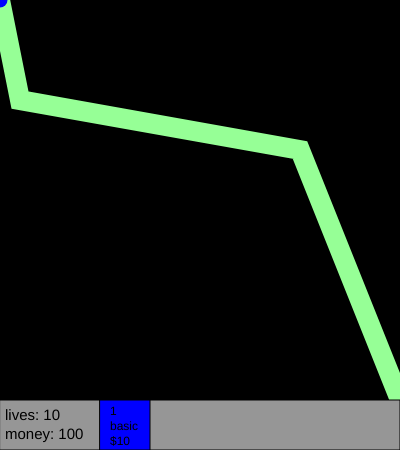
Frame 1 (no input)
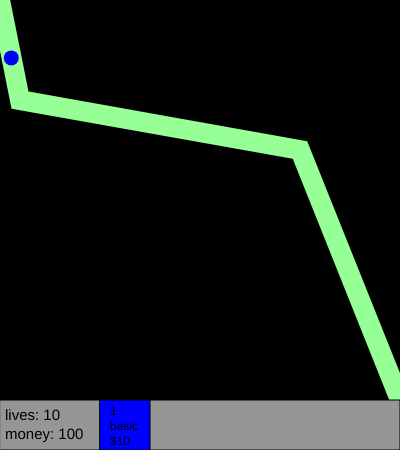
Frame 60 (no input)
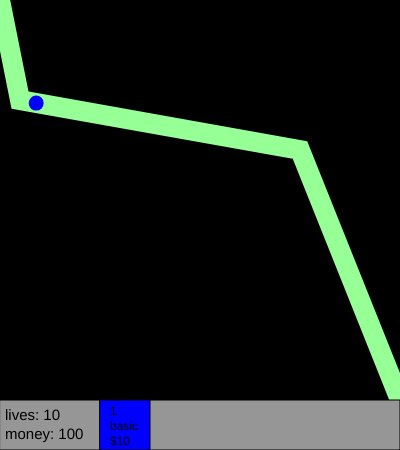
Frame 120 (the mouse pressed at the canvas centre since frame 60)

The p5.js sketch that drew these frames (run headless with seeded random() and noise() and a simulated clock; from frame 60 on, the mouse is pressed at the canvas centre):

// p5.js sketch
// ── sketch.js
/*
TODO:
figure out how to get map vectors to correspond with enemy movements
towers shoot
*/
var canv, ctx;
var enemy = [];
var baseHealth = 10, 
    money = 100,
    towers = [],
    shots = [];


var cMap = maps[0]; //this will be random later

function keyTyped(){
    switch(key){
        case '1':
            defense(0);
            break;
    }
}

function setup() {
    createCanvas(400, 450);
    canv = document.getElementById('defaultCanvas0');
    ctx = canv.getContext('2d');
    enemy.push(new Enemy(1));
}

function draw() {
    background(0);
    
    //draw map
    push();
    noFill();
    strokeWeight(20);
    stroke(150, 255,150);
    beginShape();
    for(let i = 0; i < cMap.length; i++){
        vertex(cMap[i][0], cMap[i][1]);
    }
    endShape();
    pop();
    
    //store
    push();
    fill(150);
    rect(0, 400, 400, 50);
    //text
    fill(0);
    textSize(15);
    text(`lives: ${baseHealth}\nmoney: ${money}`, 5, 420);
    pop();
    //towers
    fill(0, 0, 255);
    rect(100, 400, 50, 50);
    fill(0);
    text('1\nbasic\n$10', 110, 415);
    
    //towers
    for(let i = 0; i < towers.length; i++){
        let obj = towers[i];
        //draw
        push();
        if(obj.name == 'basic'){
        fill(0, 0, 255);
        circle(obj.x, obj.y, 20);
        }
        
        pop();
        
        //shoot
        shoot(towers[i].x, towers[i].y, towers[i].damage, towers[i].fireRate);
    }
    //render shots
    for(let i = 0; i < shots.length; i++){
        fill(255, 0, 0);
        circle(shots[i].x, shots[i].y, 5);
    }
    
    //calls the enemy function 'render()'
    for(let i = 0; i < enemy.length; i++){
        enemy[i].render();
        
        if(enemy[i].decay){
        
        }
        
        if (enemy[i].pos.x > 400){
        baseHealth -= 1;

        //resets enemy
        enemy[i].pos.x = 0;
        enemy[i].pos.y = 0;
        }
    }
}

function shoot(x, y, damage, fireRate){
    //find nearest enemy
  
    //spawn thw shot
}
function colorCollision(r, g, b){
    //some magic that checks for placement collisions
    let data = ctx.getImageData(mouseX - 10, mouseY - 10, 20, 20).data;
    for(let i = 0; i < data.length; i += 4){
        if(
            data[i] != r ||
            data[i + 1] != g ||
            data[i + 2] != b
        ){
            return false;
        }
    }
    return true;
    
}
function defense (/**@type{number}*/def){ //creates defenses
    let colliding = colorCollision(0, 0, 0);
    if(colliding && money >= defenses[def].price){
        let d = {
            name: defenses[def].name,
            damage: defenses[def].damage,
            fireRate: defenses[def].fireRate,
            x: mouseX,
            y: mouseY
        }
        towers.push(d);
        money -= defenses[def].price;
    }
}

class Enemy {
    constructor(p) {
        //this is the position of the enemy
        this.pos = createVector(0, 0);
        this.name = enemies[p - 1].name;
        this.p = enemies[p - 1].p;
        this.decay = enemies[p - 1].decay;
        this.decayTime = enemies[p - 1].decayTime;

        //these create vectors from an angle
        this.section1 = p5.Vector.fromAngle(radians(79));
        this.section2 = p5.Vector.fromAngle(radians(10));
        this.section3 = p5.Vector.fromAngle(radians(68.3));

        //this is the function that draws the enemy
        this.render = function () {
            push();
            //this is how the enemy moves
            translate(this.pos);
            //this is the enemy
            noStroke();
            fill(0, 0, 255);
            circle(0, 0, 15);
            pop();
            //this section says what vector should be moving on, so for if its past the 1st section it does section2, if it is past section2 is does section3, if it is in neither of those sections it does section1
            if (this.pos.x >= 19.4 && this.pos.x <= 299.4) { //these need to change depending on the map
                this.pos.add(this.section2);
            } else if (this.pos.x >= 299.4) {
                this.pos.add(this.section3);
            } else {
                this.pos.add(this.section1);
            }
        };
    }
}
// ── elements.js
const enemies = [
    {
      name: 'H',
      p: 1,
      decay: false,
      decayTime: 0
    },
    {
      name: 'He',
      p: 2,
      decay: true,
      decayTime: 0
    },
    {
      name: 'Li',
      p: 3,
      decay: false,
      decayTime: 0
    },
    {
      name: 'Be',
      p: 4,
      decay: false,
      decayTime: 0
    },
    {
      name: 'B',
      p: 5,
      decay: false,
      decayTime: 0
    },
    {
      name: 'C',
      p: 6,
      decay: false,
      decayTime: 0
    },
    {
      name: 'N',
      p: 7,
      decay: false,
      decayTime: 0
    },
    {
        name: 'O',
        p: 8,
        decay: false,
        decayTime: 0
    },
    {
        name: 'F',
        p: 9,
        decay: false,
        decayTime: 0
    },
    {
        name: 'Ne',
        p: 10,
        decay: false,
        decayTime: 0
    },
    {
        name: 'Na',
        p: 11,
        decay: false,
        decayTime: 0
    },
    {
        name: 'Mg',
        p: 12,
        decay: false,
        decayTime: 0
    },
    {
        name: 'Al',
        p: 13,
        decay: false,
        decayTime: 0
    },
    {
        name: 'Si',
        p: 14,
        decay: false,
        decayTime: 0
    },
    {
        name: 'P',
        p: 15,
        decay: false,
        decayTime: 0
    },
    {
        name: 'S',
        p: 16,
        decay: false,
        decayTime: 0
    },
    {
        name: 'Cl',
        p: 17,
        decay: false,
        decayTime: 0
    },
    {
        name: 'Ar',
        p: 18,
        decay: false,
        decayTime: 0
    },
    {
        name: 'K',
        p: 19,
        decay: false,
        decayTime: 0
    },
    {
        name: 'Ca',
        p: 20,
        decay: false,
        decayTime: 0
    },
    {
        name: 'Sc',
        p: 21,
        decay: false,
        decayTime: 0
    },
    {
        name: 'Ti',
        p: 22,
        decay: false,
        decayTime: 0
    },
    {
        name: 'V',
        p: 23,
        decay: false,
        decayTime: 0
    },
    {
        name: 'Cr',
        p: 24,
        decay: false,
        decayTime: 0
    },
    {
        name: 'Mn',
        p: 25,
        decay: false,
        decayTime: 0
    },
    {
        name: 'Fe',
        p: 26,
        decay: false,
        decayTime: 0
    },
    {
        name: 'Co',
        p: 27,
        decay: true,
        decayTime: 0
    },
    {
        name: 'Ni',
        p: 28,
        decay: false,
        decayTime: 0
    },
    {
        name: 'Cu',
        p: 29,
        decay: false,
        decayTime: 0
    },
    {
        name: 'Zn',
        p: 30,
        decay: false,
        decayTime: 0
    },
    {
        name: 'Ga',
        p: 31,
        decay: false,
        decayTime: 0
    },
    {
        name: 'Ge',
        p: 32,
        decay: false,
        decayTime: 0
    },
    {
        name: 'As',
        p: 33,
        decay: false,
        decayTime: 0
    },
    {
        name: 'Se',
        p: 34,
        decay: false,
        decayTime: 0
    },
    {
        name: 'Br',
        p: 35,
        decay: false,
        decayTime: 0
    },
    {
        name: 'Kr',
        p: 36,
        decay: false,
        decayTime: 0
    },
    {
        name: 'Rb',
        p: 37,
        decay: false,
        decayTime: 0
    },
    {
        name: 'Sr',
        p: 38,
        decay: true,
        decayTime: 0
    },
    {
        name: 'Y',
        p: 39,
        decay: false,
        decayTime: 0
    },
    {
        name: 'Zr',
        p: 40,
        decay: false,
        decayTime: 0
    },
    {
        name: 'Nb',
        p: 41,
        decay: false,
        decayTime: 0
    },
    {
        name: 'Mo',
        p: 42,
        decay: false,
        decayTime: 0
    },
    {
        name: 'Tc',
        p: 43,
        decay: true,
        decayTime: 0
    },
    {
        name: 'Ru',
        p: 44,
        decay: false,
        decayTime: 0
    },
    {
        name: 'Rh',
        p: 45,
        decay: false,
        decayTime: 0
    },
    {
        name: 'Pd',
        p: 46,
        decay: false,
        decayTime: 0
    },
    {
        name: 'Ag',
        p: 47,
        decay: false,
        decayTime: 0
    },
    {
        name: 'Cd',
        p: 48,
        decay: false,
        decayTime: 0
    },
    {
        name: 'In',
        p: 49,
        decay: false,
        decayTime: 0
    },
    {
        name: 'Sn',
        p: 50,
        decay: false,
        decayTime: 0
    },
    {
        name: 'Sb',
        p: 51,
        decay: false,
        decayTime: 0
    },
    {
        name: 'Te',
        p: 52,
        decay: false,
        decayTime: 0
    },
    {
        name: 'I',
        p: 53,
        decay: true,
        decayTime: 0
    },
    {
        name: 'Xe',
        p: 54,
        decay: false,
        decayTime: 0
    },
];
// ── objects.js
const defenses = [
  {
    name: 'basic',
    price: 10,
    damage: 1,
    x: 0,
    y: 0,
    fireRate: 100, //frames between shots
    timer: 100
  }
];

const maps = [
  [
    [0, 0],
    [20, 100],
    [300, 150],
    [400, 400]
  ],
  [
    [0, 0],
    [50, 300],
    [200, 200],
    [50, 50],
    [350, 100],
    [400, 400]
  ]
];
